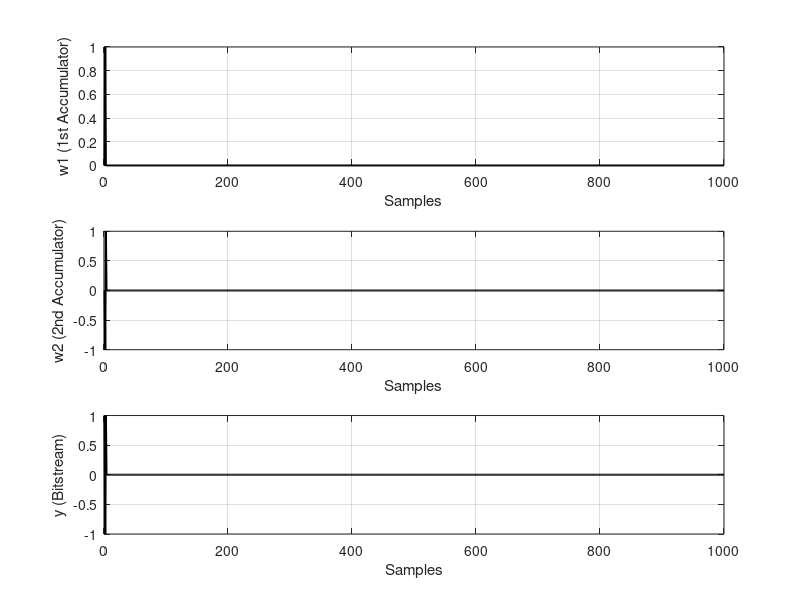

Write MATLAB code to recreate this figure. (Note: this script raises an error after producing the figure.)
clear all
close all;

%%% [MOD] === Exercise 2.1: 2nd-order modulator, time-domain simulation ====
%%% [MOD] Difference equations (delay-free 1st accumulator):
%%% [MOD]   w2(i) = w2(i-1) + w1(i-1) - a*y(i-1)
%%% [MOD]   y(i)  = sign(w2(i))
%%% [MOD]   w1(i) = w1(i-1) + x(i-1) - y(i)

%Input signal definition
% This is the DC offset applied to the input of the modulator
offset = 0;

nr_points = 1000;

in = offset*(ones(1,nr_points));

% Pre-allocate and initialize array variables => faster code
% w2 is the second accumulator's output
% w1 is the first accumulator's output
% a is the stabilizing zero coefficient

a = 1;

w1 = zeros(1,nr_points);
w2 = zeros(1,nr_points);
y = zeros(1,nr_points);
y(1) = 1;
w1(1) = 0;
w2(1) = 0;

% The main loop simulating the second order loop
%************************************************************************

for i = 2:nr_points,
    w2(i) = w2(i-1) + w1(i-1) - a*y(i-1);
    y(i) = sign(w2(i));
    %y(i) = 2*(w2(i)>=0)-1;
    w1(i) = w1(i-1) + in(i-1) - y(i);
end

%************************************************************************

% Display the output values
%************************************************************************

figure(1);
subplot(3,1,1);plot(w1,'k','LineWidth',1.5);
xlabel('Samples'); ylabel('w1 (1st Accumulator)');grid;
subplot(3,1,2);plot(w2,'k','LineWidth',1.5);
xlabel('Samples'); ylabel('w2 (2nd Accumulator)');grid;
subplot(3,1,3);plot(y,'k','LineWidth',1.5);
xlabel('Samples'); ylabel('y (Bitstream)');grid;
sgtitle(sprintf('Baseline run: x = %g, a = %g, N = %d', offset, a, nr_points));

%%% [MOD] === Part (b): DC offsets 50 mV and 34.6 mV, sinc1 vs sinc2 ======
%%% [MOD] sinc1 = rectangular window, sinc2 = triangular window.
%%% [MOD] Q-error = filtered_avg - true_offset.
off_list = [50e-3, 34.6e-3];
fprintf('\n[Offset sweep, N = %d, a = %g]\n', nr_points, a);
fprintf('  offset[V]    avg(y)        Q-err(sinc1)     Q-err(sinc2)\n');
fprintf(' ----------  -----------   --------------   --------------\n');
for k = 1:length(off_list)
    off_k = off_list(k);
    [w1k, w2k, yk] = mod2_sim(off_k, a, nr_points);
    rect_filt = ones(1,nr_points)';
    tri_filt  = window(@triang,nr_points);
    y_avg     = sum(yk)/nr_points;
    y_rect    = sum(yk'.*rect_filt)/sum(rect_filt);
    y_tri     = sum(yk'.*tri_filt) /sum(tri_filt);
    qerr_rect = y_rect - off_k;
    qerr_tri  = y_tri  - off_k;
    fprintf(' %+8.4f    %+9.6f   %+12.6f    %+12.6f\n', ...
            off_k, y_avg, qerr_rect, qerr_tri);

    figure(1+k);
    subplot(3,1,1);plot(w1k,'k','LineWidth',1.2);
    xlabel('Samples');ylabel('w1');grid;
    sgtitle(sprintf('x = %g V, a = %g, N = %d', off_k, a, nr_points));
    subplot(3,1,2);plot(w2k,'k','LineWidth',1.2);
    xlabel('Samples');ylabel('w2');grid;
    subplot(3,1,3);plot(yk,'k','LineWidth',1.2);
    xlabel('Samples');ylabel('y');grid;
end

%%% [MOD] === Part (c): nr_points 100 vs 1000, Q-error scaling ============
%%% [MOD] Linear model: in-band noise ~ 1/OSR^5 (2nd order shaping).
%%% [MOD] So q_rms ~ OSR^(-5/2). 10x in N -> ~316x drop ideally
%%% [MOD] (sinc2 matches shaping much better than sinc1).
fprintf('\n[Length sweep at offset = 34.6 mV, a = %g]\n', a);
fprintf('   N        Q-err(sinc1)     Q-err(sinc2)\n');
fprintf(' ------   --------------   --------------\n');
N_list = [100 1000];
qerr_rect_N = zeros(size(N_list));
qerr_tri_N  = zeros(size(N_list));
for k = 1:length(N_list)
    Nk = N_list(k);
    [~, ~, ykN] = mod2_sim(34.6e-3, a, Nk);
    rfk = ones(1,Nk)';
    tfk = window(@triang,Nk);
    qerr_rect_N(k) = sum(ykN'.*rfk)/sum(rfk) - 34.6e-3;
    qerr_tri_N(k)  = sum(ykN'.*tfk)/sum(tfk) - 34.6e-3;
    fprintf(' %5d    %+12.6f    %+12.6f\n', Nk, qerr_rect_N(k), qerr_tri_N(k));
end
fprintf('Ratio |q(N=100)/q(N=1000)|, sinc1 = %.2f, sinc2 = %.2f\n', ...
        abs(qerr_rect_N(1)/qerr_rect_N(2)), ...
        abs(qerr_tri_N(1) /qerr_tri_N(2)));

%%% [MOD] === Part (d): sweep stabilizing coefficient a at x = 34.6 mV ====
%%% [MOD] Smaller a -> larger w1, w2 swings; a = 0 -> unstable (w2 runs away).
fprintf('\n[a-sweep at offset = 34.6 mV, N = %d]\n', nr_points);
fprintf('    a       max|w1|     max|w2|     Q-err(sinc1)   Q-err(sinc2)\n');
fprintf(' -------   --------    --------   --------------  --------------\n');
a_list = [1.5, 1.0, 0.5, 0.25, 0.1, 0.0];
fig_id = 1 + length(off_list);
for k = 1:length(a_list)
    ak = a_list(k);
    [w1a, w2a, ya] = mod2_sim(34.6e-3, ak, nr_points);
    rfk = ones(1,nr_points)';
    tfk = window(@triang,nr_points);
    e_rect = sum(ya'.*rfk)/sum(rfk) - 34.6e-3;
    e_tri  = sum(ya'.*tfk)/sum(tfk) - 34.6e-3;
    fprintf(' %6.2f    %8.2f    %8.2f   %+12.6f   %+12.6f\n', ...
            ak, max(abs(w1a)), max(abs(w2a)), e_rect, e_tri);
    if any(abs(ak - [1.0 0.5 0.1 0.0]) < 1e-9)
        fig_id = fig_id + 1;
        figure(fig_id);
        subplot(3,1,1);plot(w1a,'k','LineWidth',1.0);
        xlabel('Samples');ylabel('w1');grid;
        sgtitle(sprintf('a = %g, x = 34.6 mV', ak));
        subplot(3,1,2);plot(w2a,'k','LineWidth',1.0);
        xlabel('Samples');ylabel('w2');grid;
        subplot(3,1,3);plot(ya,'k','LineWidth',1.0);
        xlabel('Samples');ylabel('y');grid;
    end
end

%%% [MOD] Helper: simulate MOD2 with delay-free 1st accumulator
function [w1, w2, y] = mod2_sim(offset, a, N)
    in = offset*ones(1,N);
    w1 = zeros(1,N);
    w2 = zeros(1,N);
    y  = zeros(1,N);
    y(1) = 1;
    for i = 2:N
        w2(i) = w2(i-1) + w1(i-1) - a*y(i-1);
        y(i)  = sign(w2(i));
        if y(i) == 0, y(i) = 1; end
        w1(i) = w1(i-1) + in(i-1) - y(i);
    end
end
